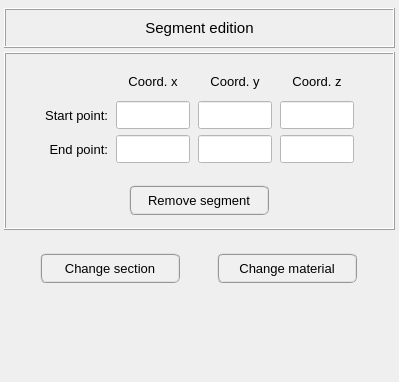
<?xml version="1.0" encoding="UTF-8"?>
<ui version="4.0">
 <class>Form</class>
 <widget class="QWidget" name="Form">
  <property name="geometry">
   <rect>
    <x>0</x>
    <y>0</y>
    <width>399</width>
    <height>382</height>
   </rect>
  </property>
  <property name="windowTitle">
   <string>Form</string>
  </property>
  <layout class="QGridLayout" name="gridLayout_3">
   <property name="leftMargin">
    <number>0</number>
   </property>
   <property name="topMargin">
    <number>4</number>
   </property>
   <property name="rightMargin">
    <number>0</number>
   </property>
   <property name="bottomMargin">
    <number>4</number>
   </property>
   <property name="spacing">
    <number>4</number>
   </property>
   <item row="2" column="0">
    <spacer name="verticalSpacer">
     <property name="orientation">
      <enum>Qt::Vertical</enum>
     </property>
     <property name="sizeHint" stdset="0">
      <size>
       <width>20</width>
       <height>40</height>
      </size>
     </property>
    </spacer>
   </item>
   <item row="0" column="0">
    <widget class="QFrame" name="frame_6">
     <property name="frameShape">
      <enum>QFrame::NoFrame</enum>
     </property>
     <property name="frameShadow">
      <enum>QFrame::Raised</enum>
     </property>
     <layout class="QGridLayout" name="gridLayout_7">
      <property name="leftMargin">
       <number>4</number>
      </property>
      <property name="topMargin">
       <number>4</number>
      </property>
      <property name="rightMargin">
       <number>4</number>
      </property>
      <property name="bottomMargin">
       <number>4</number>
      </property>
      <property name="spacing">
       <number>4</number>
      </property>
      <item row="0" column="0">
       <widget class="QFrame" name="frame">
        <property name="minimumSize">
         <size>
          <width>0</width>
          <height>40</height>
         </size>
        </property>
        <property name="maximumSize">
         <size>
          <width>16777215</width>
          <height>40</height>
         </size>
        </property>
        <property name="frameShape">
         <enum>QFrame::Box</enum>
        </property>
        <property name="frameShadow">
         <enum>QFrame::Raised</enum>
        </property>
        <layout class="QGridLayout" name="gridLayout_5">
         <property name="leftMargin">
          <number>4</number>
         </property>
         <property name="topMargin">
          <number>4</number>
         </property>
         <property name="rightMargin">
          <number>4</number>
         </property>
         <property name="bottomMargin">
          <number>4</number>
         </property>
         <item row="0" column="0">
          <widget class="QLabel" name="label">
           <property name="font">
            <font>
             <pointsize>11</pointsize>
            </font>
           </property>
           <property name="text">
            <string>Segment edition</string>
           </property>
           <property name="textFormat">
            <enum>Qt::AutoText</enum>
           </property>
           <property name="alignment">
            <set>Qt::AlignCenter</set>
           </property>
          </widget>
         </item>
        </layout>
       </widget>
      </item>
      <item row="1" column="0">
       <widget class="QFrame" name="frame_2">
        <property name="frameShape">
         <enum>QFrame::Box</enum>
        </property>
        <property name="frameShadow">
         <enum>QFrame::Raised</enum>
        </property>
        <layout class="QGridLayout" name="gridLayout_2">
         <property name="leftMargin">
          <number>4</number>
         </property>
         <property name="topMargin">
          <number>4</number>
         </property>
         <property name="rightMargin">
          <number>4</number>
         </property>
         <property name="bottomMargin">
          <number>4</number>
         </property>
         <property name="spacing">
          <number>4</number>
         </property>
         <item row="0" column="2">
          <spacer name="horizontalSpacer_2">
           <property name="orientation">
            <enum>Qt::Horizontal</enum>
           </property>
           <property name="sizeHint" stdset="0">
            <size>
             <width>40</width>
             <height>20</height>
            </size>
           </property>
          </spacer>
         </item>
         <item row="0" column="1">
          <widget class="QFrame" name="frame_3">
           <property name="font">
            <font>
             <pointsize>10</pointsize>
            </font>
           </property>
           <property name="frameShape">
            <enum>QFrame::NoFrame</enum>
           </property>
           <property name="frameShadow">
            <enum>QFrame::Raised</enum>
           </property>
           <layout class="QGridLayout" name="gridLayout">
            <property name="horizontalSpacing">
             <number>8</number>
            </property>
            <item row="1" column="2">
             <widget class="QLineEdit" name="coord_y_start">
              <property name="enabled">
               <bool>true</bool>
              </property>
              <property name="minimumSize">
               <size>
                <width>60</width>
                <height>28</height>
               </size>
              </property>
              <property name="maximumSize">
               <size>
                <width>80</width>
                <height>28</height>
               </size>
              </property>
              <property name="font">
               <font>
                <pointsize>10</pointsize>
               </font>
              </property>
              <property name="focusPolicy">
               <enum>Qt::ClickFocus</enum>
              </property>
              <property name="styleSheet">
               <string notr="true">background-color: rgb(255, 255, 255);</string>
              </property>
              <property name="text">
               <string/>
              </property>
              <property name="alignment">
               <set>Qt::AlignCenter</set>
              </property>
             </widget>
            </item>
            <item row="1" column="1">
             <widget class="QLineEdit" name="coord_x_start">
              <property name="enabled">
               <bool>true</bool>
              </property>
              <property name="minimumSize">
               <size>
                <width>60</width>
                <height>28</height>
               </size>
              </property>
              <property name="maximumSize">
               <size>
                <width>80</width>
                <height>28</height>
               </size>
              </property>
              <property name="font">
               <font>
                <pointsize>10</pointsize>
               </font>
              </property>
              <property name="focusPolicy">
               <enum>Qt::ClickFocus</enum>
              </property>
              <property name="styleSheet">
               <string notr="true">background-color: rgb(255, 255, 255);</string>
              </property>
              <property name="text">
               <string/>
              </property>
              <property name="alignment">
               <set>Qt::AlignCenter</set>
              </property>
             </widget>
            </item>
            <item row="0" column="0">
             <widget class="QLabel" name="label_5">
              <property name="minimumSize">
               <size>
                <width>0</width>
                <height>28</height>
               </size>
              </property>
              <property name="maximumSize">
               <size>
                <width>16777215</width>
                <height>28</height>
               </size>
              </property>
              <property name="text">
               <string/>
              </property>
             </widget>
            </item>
            <item row="1" column="3">
             <widget class="QLineEdit" name="coord_z_start">
              <property name="enabled">
               <bool>true</bool>
              </property>
              <property name="minimumSize">
               <size>
                <width>60</width>
                <height>28</height>
               </size>
              </property>
              <property name="maximumSize">
               <size>
                <width>80</width>
                <height>28</height>
               </size>
              </property>
              <property name="font">
               <font>
                <pointsize>10</pointsize>
               </font>
              </property>
              <property name="focusPolicy">
               <enum>Qt::ClickFocus</enum>
              </property>
              <property name="styleSheet">
               <string notr="true">background-color: rgb(255, 255, 255);</string>
              </property>
              <property name="text">
               <string/>
              </property>
              <property name="alignment">
               <set>Qt::AlignCenter</set>
              </property>
             </widget>
            </item>
            <item row="2" column="1">
             <widget class="QLineEdit" name="coord_x_end">
              <property name="enabled">
               <bool>true</bool>
              </property>
              <property name="minimumSize">
               <size>
                <width>60</width>
                <height>28</height>
               </size>
              </property>
              <property name="maximumSize">
               <size>
                <width>80</width>
                <height>28</height>
               </size>
              </property>
              <property name="font">
               <font>
                <pointsize>10</pointsize>
               </font>
              </property>
              <property name="focusPolicy">
               <enum>Qt::ClickFocus</enum>
              </property>
              <property name="styleSheet">
               <string notr="true">background-color: rgb(255, 255, 255);</string>
              </property>
              <property name="text">
               <string/>
              </property>
              <property name="alignment">
               <set>Qt::AlignCenter</set>
              </property>
             </widget>
            </item>
            <item row="2" column="2">
             <widget class="QLineEdit" name="coord_y_end">
              <property name="enabled">
               <bool>true</bool>
              </property>
              <property name="minimumSize">
               <size>
                <width>60</width>
                <height>28</height>
               </size>
              </property>
              <property name="maximumSize">
               <size>
                <width>80</width>
                <height>28</height>
               </size>
              </property>
              <property name="font">
               <font>
                <pointsize>10</pointsize>
               </font>
              </property>
              <property name="focusPolicy">
               <enum>Qt::ClickFocus</enum>
              </property>
              <property name="styleSheet">
               <string notr="true">background-color: rgb(255, 255, 255);</string>
              </property>
              <property name="text">
               <string/>
              </property>
              <property name="alignment">
               <set>Qt::AlignCenter</set>
              </property>
             </widget>
            </item>
            <item row="2" column="3">
             <widget class="QLineEdit" name="coord_z_end">
              <property name="enabled">
               <bool>true</bool>
              </property>
              <property name="minimumSize">
               <size>
                <width>60</width>
                <height>28</height>
               </size>
              </property>
              <property name="maximumSize">
               <size>
                <width>80</width>
                <height>28</height>
               </size>
              </property>
              <property name="font">
               <font>
                <pointsize>10</pointsize>
               </font>
              </property>
              <property name="focusPolicy">
               <enum>Qt::ClickFocus</enum>
              </property>
              <property name="styleSheet">
               <string notr="true">background-color: rgb(255, 255, 255);</string>
              </property>
              <property name="text">
               <string/>
              </property>
              <property name="alignment">
               <set>Qt::AlignCenter</set>
              </property>
             </widget>
            </item>
            <item row="0" column="1">
             <widget class="QLabel" name="label_6">
              <property name="minimumSize">
               <size>
                <width>0</width>
                <height>28</height>
               </size>
              </property>
              <property name="maximumSize">
               <size>
                <width>16777215</width>
                <height>28</height>
               </size>
              </property>
              <property name="font">
               <font>
                <pointsize>10</pointsize>
               </font>
              </property>
              <property name="text">
               <string>Coord. x</string>
              </property>
              <property name="alignment">
               <set>Qt::AlignCenter</set>
              </property>
             </widget>
            </item>
            <item row="0" column="2">
             <widget class="QLabel" name="label_8">
              <property name="minimumSize">
               <size>
                <width>0</width>
                <height>28</height>
               </size>
              </property>
              <property name="maximumSize">
               <size>
                <width>16777215</width>
                <height>28</height>
               </size>
              </property>
              <property name="font">
               <font>
                <pointsize>10</pointsize>
               </font>
              </property>
              <property name="text">
               <string>Coord. y</string>
              </property>
              <property name="alignment">
               <set>Qt::AlignCenter</set>
              </property>
             </widget>
            </item>
            <item row="0" column="3">
             <widget class="QLabel" name="label_7">
              <property name="minimumSize">
               <size>
                <width>0</width>
                <height>28</height>
               </size>
              </property>
              <property name="maximumSize">
               <size>
                <width>16777215</width>
                <height>28</height>
               </size>
              </property>
              <property name="font">
               <font>
                <pointsize>10</pointsize>
               </font>
              </property>
              <property name="text">
               <string>Coord. z</string>
              </property>
              <property name="alignment">
               <set>Qt::AlignCenter</set>
              </property>
             </widget>
            </item>
            <item row="2" column="0">
             <widget class="QLabel" name="label_4">
              <property name="minimumSize">
               <size>
                <width>0</width>
                <height>28</height>
               </size>
              </property>
              <property name="maximumSize">
               <size>
                <width>16777215</width>
                <height>28</height>
               </size>
              </property>
              <property name="font">
               <font>
                <pointsize>10</pointsize>
               </font>
              </property>
              <property name="text">
               <string>End point:</string>
              </property>
              <property name="alignment">
               <set>Qt::AlignRight|Qt::AlignTrailing|Qt::AlignVCenter</set>
              </property>
             </widget>
            </item>
            <item row="1" column="0">
             <widget class="QLabel" name="label_3">
              <property name="minimumSize">
               <size>
                <width>0</width>
                <height>28</height>
               </size>
              </property>
              <property name="maximumSize">
               <size>
                <width>16777215</width>
                <height>28</height>
               </size>
              </property>
              <property name="font">
               <font>
                <pointsize>10</pointsize>
               </font>
              </property>
              <property name="text">
               <string>Start point:</string>
              </property>
              <property name="alignment">
               <set>Qt::AlignRight|Qt::AlignTrailing|Qt::AlignVCenter</set>
              </property>
             </widget>
            </item>
           </layout>
          </widget>
         </item>
         <item row="0" column="0">
          <spacer name="horizontalSpacer">
           <property name="orientation">
            <enum>Qt::Horizontal</enum>
           </property>
           <property name="sizeHint" stdset="0">
            <size>
             <width>40</width>
             <height>20</height>
            </size>
           </property>
          </spacer>
         </item>
         <item row="1" column="0" colspan="3">
          <widget class="QFrame" name="frame_5">
           <property name="minimumSize">
            <size>
             <width>0</width>
             <height>48</height>
            </size>
           </property>
           <property name="frameShape">
            <enum>QFrame::NoFrame</enum>
           </property>
           <property name="frameShadow">
            <enum>QFrame::Raised</enum>
           </property>
           <layout class="QGridLayout" name="gridLayout_6">
            <item row="0" column="0">
             <widget class="QPushButton" name="remove_segment_button">
              <property name="minimumSize">
               <size>
                <width>140</width>
                <height>30</height>
               </size>
              </property>
              <property name="maximumSize">
               <size>
                <width>140</width>
                <height>30</height>
               </size>
              </property>
              <property name="font">
               <font>
                <family>MS Shell Dlg 2</family>
                <pointsize>10</pointsize>
                <weight>50</weight>
                <italic>false</italic>
                <bold>false</bold>
               </font>
              </property>
              <property name="styleSheet">
               <string notr="true">QPushButton{border-radius: 6px; border-color: rgb(150, 150, 150); border-style: ridge; border-width: 2px; color: rgb(0, 0, 0); background-color: rgb(240, 240, 240)}
QPushButton:hover{border-radius: 6px; border-color: rgb(0, 170, 255); border-style: ridge; border-width: 2px; color: rgb(0, 0, 0); background-color: rgba(174, 213, 255, 100)}
QPushButton:pressed{border-radius: 6px; border-color: rgb(0, 170, 255); border-style: ridge; border-width: 2px; color: rgb(0, 0, 0); background-color: rgb(174, 213, 255)}
QPushButton:disabled{border-radius: 6px; border-color: rgb(150, 150, 150); border-style: ridge; border-width: 0px; color: rgb(150,150, 150); background-color: rgb(220, 220, 220)}</string>
              </property>
              <property name="text">
               <string>Remove segment</string>
              </property>
             </widget>
            </item>
           </layout>
          </widget>
         </item>
        </layout>
       </widget>
      </item>
     </layout>
    </widget>
   </item>
   <item row="1" column="0">
    <widget class="QFrame" name="frame_4">
     <property name="minimumSize">
      <size>
       <width>0</width>
       <height>60</height>
      </size>
     </property>
     <property name="maximumSize">
      <size>
       <width>16777215</width>
       <height>60</height>
      </size>
     </property>
     <property name="frameShape">
      <enum>QFrame::NoFrame</enum>
     </property>
     <property name="frameShadow">
      <enum>QFrame::Raised</enum>
     </property>
     <layout class="QGridLayout" name="gridLayout_4">
      <item row="0" column="0">
       <widget class="QPushButton" name="change_section_button">
        <property name="minimumSize">
         <size>
          <width>140</width>
          <height>30</height>
         </size>
        </property>
        <property name="maximumSize">
         <size>
          <width>140</width>
          <height>30</height>
         </size>
        </property>
        <property name="font">
         <font>
          <family>MS Shell Dlg 2</family>
          <pointsize>10</pointsize>
          <weight>50</weight>
          <italic>false</italic>
          <bold>false</bold>
         </font>
        </property>
        <property name="styleSheet">
         <string notr="true">QPushButton{border-radius: 6px; border-color: rgb(150, 150, 150); border-style: ridge; border-width: 2px; color: rgb(0, 0, 0); background-color: rgb(240, 240, 240)}
QPushButton:hover{border-radius: 6px; border-color: rgb(0, 170, 255); border-style: ridge; border-width: 2px; color: rgb(0, 0, 0); background-color: rgba(174, 213, 255, 100)}
QPushButton:pressed{border-radius: 6px; border-color: rgb(0, 170, 255); border-style: ridge; border-width: 2px; color: rgb(0, 0, 0); background-color: rgb(174, 213, 255)}
QPushButton:disabled{border-radius: 6px; border-color: rgb(150, 150, 150); border-style: ridge; border-width: 0px; color: rgb(150,150, 150); background-color: rgb(220, 220, 220)}</string>
        </property>
        <property name="text">
         <string>Change section</string>
        </property>
       </widget>
      </item>
      <item row="0" column="1">
       <widget class="QPushButton" name="change_material_button">
        <property name="minimumSize">
         <size>
          <width>140</width>
          <height>30</height>
         </size>
        </property>
        <property name="maximumSize">
         <size>
          <width>140</width>
          <height>30</height>
         </size>
        </property>
        <property name="font">
         <font>
          <family>MS Shell Dlg 2</family>
          <pointsize>10</pointsize>
          <weight>50</weight>
          <italic>false</italic>
          <bold>false</bold>
         </font>
        </property>
        <property name="styleSheet">
         <string notr="true">QPushButton{border-radius: 6px; border-color: rgb(150, 150, 150); border-style: ridge; border-width: 2px; color: rgb(0, 0, 0); background-color: rgb(240, 240, 240)}
QPushButton:hover{border-radius: 6px; border-color: rgb(0, 170, 255); border-style: ridge; border-width: 2px; color: rgb(0, 0, 0); background-color: rgba(174, 213, 255, 100)}
QPushButton:pressed{border-radius: 6px; border-color: rgb(0, 170, 255); border-style: ridge; border-width: 2px; color: rgb(0, 0, 0); background-color: rgb(174, 213, 255)}
QPushButton:disabled{border-radius: 6px; border-color: rgb(150, 150, 150); border-style: ridge; border-width: 0px; color: rgb(150,150, 150); background-color: rgb(220, 220, 220)}</string>
        </property>
        <property name="text">
         <string>Change material</string>
        </property>
       </widget>
      </item>
     </layout>
    </widget>
   </item>
  </layout>
 </widget>
 <resources/>
 <connections/>
</ui>
